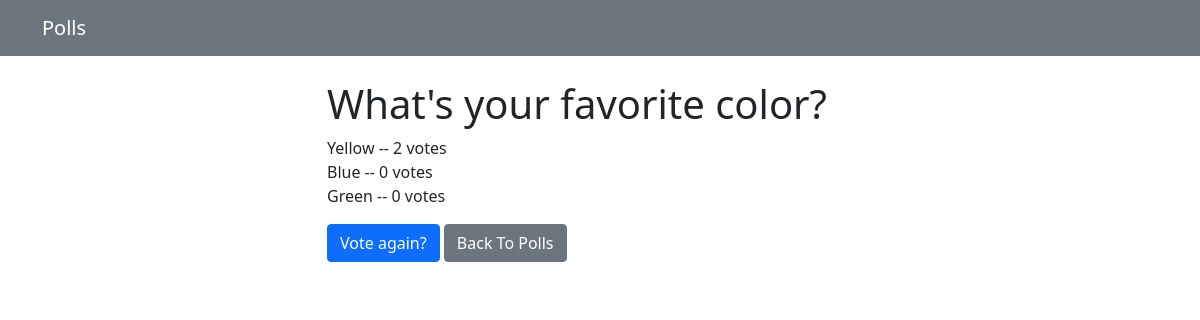
/polls/1/results/, run on an earlier commit of the app's database.
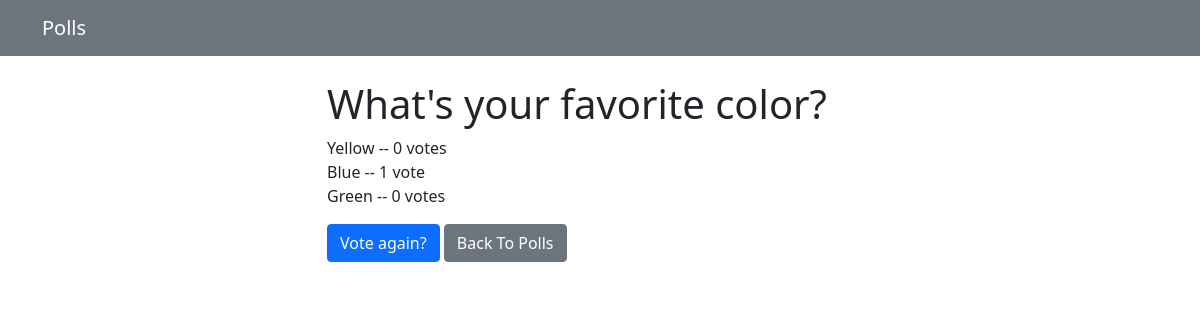
And on a later commit of the database.
### polls/models.py (models this page shows, shortened)
class Question(models.Model):
    question_text = models.CharField(max_length=200)
    pub_date = models.DateTimeField("date published")

class Choice(models.Model):
    question = models.ForeignKey(Question, on_delete=models.CASCADE)
    choice_text = models.CharField(max_length=200)
    votes = models.IntegerField(default=0)

### polls/views.py (the view)
# urls.py: path('<int:pk>/results/', views.ResultsView.as_view(), name="results"),
class ResultsView(generic.DetailView):
    model = Question
    template_name = "polls/results.html"

### templates/polls/results.html (shortened to what this page needs)
{% extends "base.html"%}
{% block content %}
    <h1>{{question.question_text}}</h1>
    <ul class="list-unstyled">
    {% for choice in question.choice_set.all %}
        <li>{{ choice.choice_text }} -- {{ choice.votes }} vote{{ choice.votes|pluralize }}</li>
    {% endfor %}
    </ul>
    <a class="btn btn-primary" href="{% url 'polls:detail' question.id %}">Vote again?</a>
    <a class="btn btn-secondary" href="{% url 'polls:index'%}" >Back To Polls</a>
{% endblock %}

### templates/base.html (shortened to what this page needs)
<!doctype html>
<html class="no-js" lang="">
<head>
  <link href="https://cdn.jsdelivr.net/npm/bootstrap@5.0.0-beta2/dist/css/bootstrap.min.css" rel="stylesheet">
</head>
<body>
    {% include 'partials/_navbar.html' %}
    <div class="container">
        <div class="row">
            <div class="col-md-6 m-auto">
                {% block content %}{% endblock %}
            </div>
        </div>
    </div>
</body>
</html>

### templates/partials/_navbar.html
<nav class="navbar navbar-dark bg-secondary mb-4">
    <div class="container">
      <a class="navbar-brand" href="/">Polls</a>
    </div>
  </nav>

What changed in the data, as far as the page shows it:
changed Choice "Yellow": votes "2" → "0"
changed Choice "Blue": votes "0" → "1"
